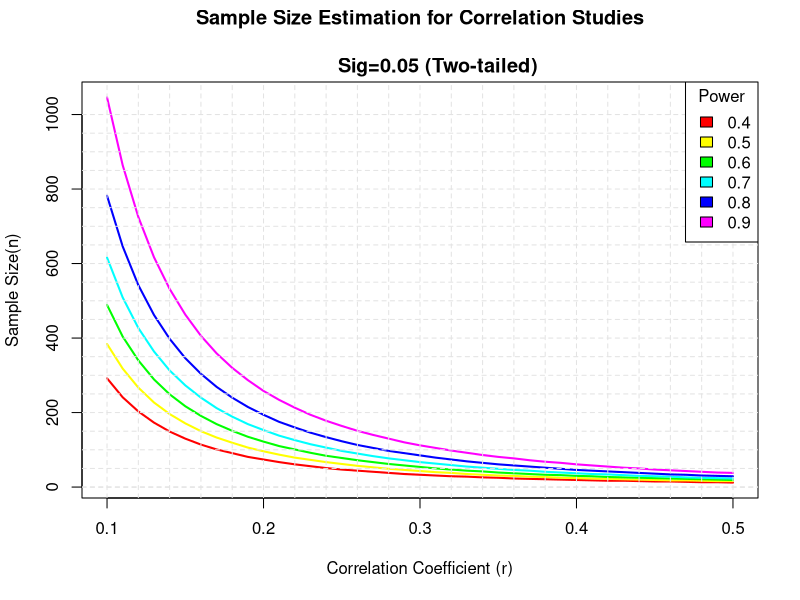

Write the R code that produced this figure.
library(pwr)
r <- seq(.1, .5, .01)
nr <- length(r)

p <- seq(.4, .9, .1)
np <- length(p)

samsize <- array(numeric(nr*np), dim=c(nr, np))
for (i in 1:np) {
    for (j in 1:nr) {
        result <- pwr.r.test(n = NULL, r = r[j],
                             sig.level = .05, power = p[i],
                             alternative = "two.sided")
        samsize[j,i] <- ceiling(result$n)
    }
}

xrange <- range(r)
yrange <- round(range(samsize))
colors <- rainbow(length(p))
plot(xrange, yrange, type="n",
     xlab="Correlation Coefficient (r)",
     ylab="Sample Size(n)")
for (i in 1:np) {
    lines(r, samsize[,i], type="l", lwd=2, col=colors[i])
}

abline(v=0, h=seq(0, yrange[2], 50), lty=2, col="grey89")
abline(h=0, v=seq(xrange[1], xrange[2], .02), lty=2, col="grey89")

title("Sample Size Estimation for Correlation Studies\n
      Sig=0.05 (Two-tailed)")
legend("topright", title="Power", as.character(p), 
        fill=colors)
